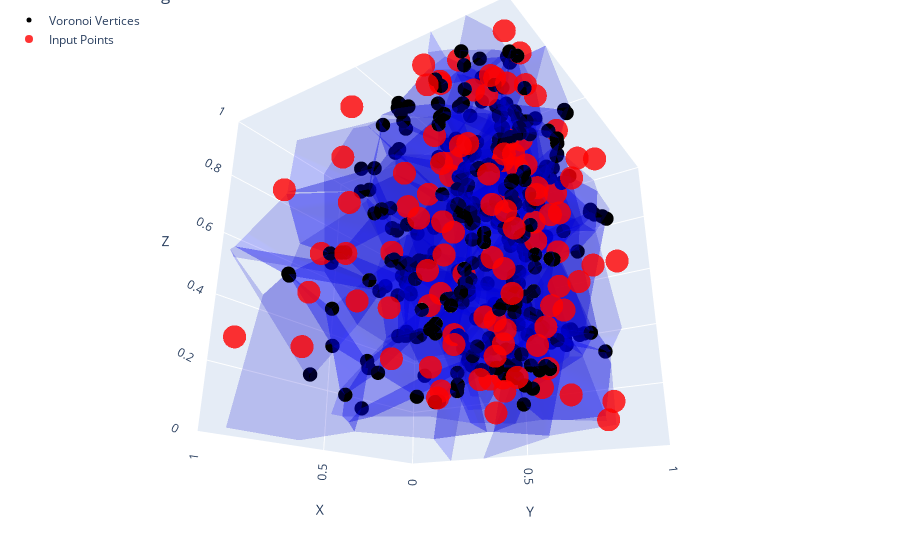

The notebook cell saved with this chart:
### Code cell
import numpy as np
from scipy.spatial import Voronoi
import plotly.graph_objects as go

def within_range(point):
    return all(0 <= p <= 1 for p in point)

# Generate random points in 3D space
#points = np.random.rand(10, 3)

# Create the Voronoi diagram
vor = Voronoi(points)

# Extract Voronoi vertices and ridge vertices
vertices = vor.vertices
ridge_vertices = vor.ridge_vertices
regions = vor.regions

# Plot the Voronoi diagram in 3D
fig = go.Figure()

# Plot the Voronoi vertices
fig.add_trace(go.Scatter3d(
    x=vertices[:, 0],
    y=vertices[:, 1],
    z=vertices[:, 2],
    mode='markers',
    marker=dict(
        size=5,
        color='black'
    ),
    name='Voronoi Vertices'
))

total_volume = 0
num_complete_cells = 0
# Plot the Voronoi regions
for region_index in range(len(regions)):
    region = regions[region_index]
    if -1 not in region and len(region) > 0:

        if all(within_range(vertex) for vertex in vertices):
            # Use convhull to calculate the volume of the cell
            volume = ConvexHull(vertices).volume

            # Increment total volume and complete cell count
            total_volume += volume
            num_complete_cells += 1


        x = [vertices[i][0] for i in region]
        y = [vertices[i][1] for i in region]
        z = [vertices[i][2] for i in region]
        fig.add_trace(go.Mesh3d(
            x=x,
            y=y,
            z=z,
            alphahull=0,
            opacity=0.2,
            color='blue',
            name='Voronoi Cell'
        ))

# Plot the input points
fig.add_trace(go.Scatter3d(
    x=points[:, 0],
    y=points[:, 1],
    z=points[:, 2],
    mode='markers',
    marker=dict(
        size=8,
        color='red',
        opacity=0.8
    ),
    name='Input Points'
))

# Update layout
fig.update_layout(
    scene=dict(
        xaxis=dict(title='X'),
        yaxis=dict(title='Y'),
        zaxis=dict(title='Z')
    ),
    title='3D Voronoi Diagram'
)
# Change axis only from 0 to 1
fig.update_layout(scene=dict(xaxis=dict(range=[0, 1]), yaxis=dict(range=[0, 1]), zaxis=dict(range=[0, 1])))
# Keep aspect ration 1 to 1 to 1
fig.update_layout(scene_aspectmode='cube')

fig.update_layout(legend=dict(yanchor="top", y=0.99, xanchor="left", x=0.01))
fig.update_layout(height=800, margin=dict(l=0, r=0, b=0, t=0))
fig.show()
